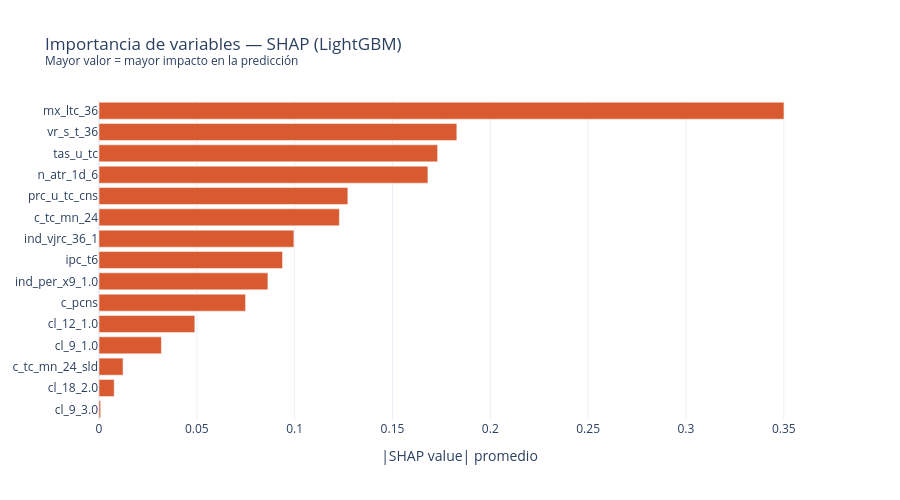

The notebook cell saved with this chart:
### Markdown cell above
## 4. Análisis SHAP — Explicabilidad del modelo

### Code cell
explainer   = shap.TreeExplainer(lgbm)
shap_values = explainer.shap_values(X_test)

sv = shap_values[1] if isinstance(shap_values, list) else shap_values

shap_importance = pd.DataFrame({
    'feature'   : FEATURES,
    'shap_mean' : np.abs(sv).mean(axis=0)
}).sort_values('shap_mean', ascending=True)

fig = go.Figure(go.Bar(
    x=shap_importance['shap_mean'],
    y=shap_importance['feature'],
    orientation='h',
    marker_color='#D85A30'
))
fig.update_layout(
    title='Importancia de variables — SHAP (LightGBM)<br><sup>Mayor valor = mayor impacto en la predicción</sup>',
    xaxis_title='|SHAP value| promedio',
    height=500, template='plotly_white'
)
fig.show()

print('\nTop 5 variables más importantes:')
print(shap_importance.sort_values('shap_mean', ascending=False).head(5).to_string(index=False))

### Figure 1 — Plotly figure (JSON) as saved in the notebook; plotly's stock layout.template omitted (floating-point values rounded to 4 significant figures)
{"data": [{"marker": {"color": "#D85A30"}, "orientation": "h", "type": "bar", "x": [0.0008396, 0.007761, 0.0123, 0.0319, 0.04897, 0.07492, 0.08633, 0.09381, 0.09962, 0.1229, 0.1272, 0.1681, 0.1731, 0.1829, 0.3501], "y": ["cl_9_3.0", "cl_18_2.0", "c_tc_mn_24_sld", "cl_9_1.0", "cl_12_1.0", "c_pcns", "ind_per_x9_1.0", "ipc_t6", "ind_vjrc_36_1", "c_tc_mn_24", "prc_u_tc_cns", "n_atr_1d_6", "tas_u_tc", "vr_s_t_36", "mx_ltc_36"]}], "layout": {"height": 500, "title": {"text": "Importancia de variables — SHAP (LightGBM)<br><sup>Mayor valor = mayor impacto en la predicción</sup>"}, "xaxis": {"title": {"text": "|SHAP value| promedio"}}}}
